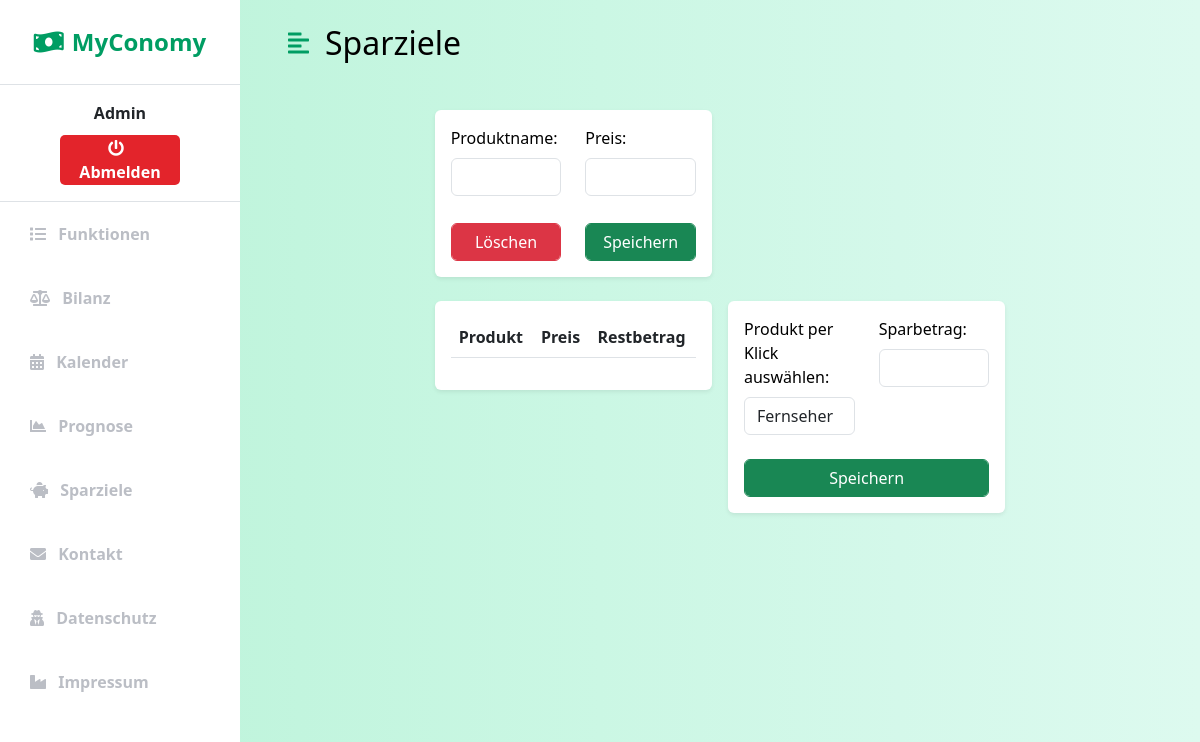
Before: /pages/index.php?menu=savinggoal (signed in) with the older database file.
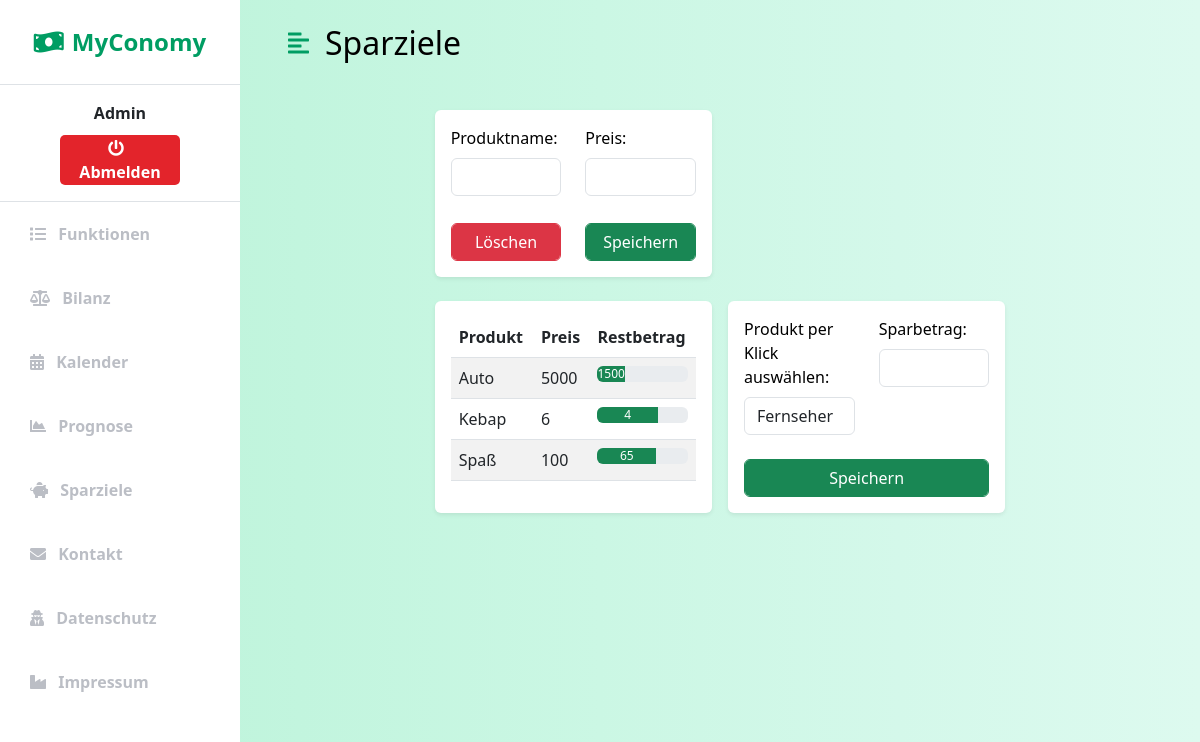
After: the same page with the newer database file.
### tables this page shows
CREATE TABLE IF NOT EXISTS `SavingGoal` (
  `SavingGoalId` INT NOT NULL AUTO_INCREMENT,
  `SavingGoalName` VARCHAR(45) NOT NULL,
  `SavingGoalAmount` INT NOT NULL,
  `SavingGoalRestAmount` INT NOT NULL,
  `UserId` INT NOT NULL,
  PRIMARY KEY (`SavingGoalId`),
  INDEX `fk_SavingGoal_User1_idx` (`UserId` ASC) VISIBLE,
  CONSTRAINT `fk_SavingGoal_User1`
    FOREIGN KEY (`UserId`)
    REFERENCES `User` (`UserId`)
    ON DELETE NO ACTION
    ON UPDATE NO ACTION);

### classes/savegoad.php (called while the page is built, shortened)
<?php
class Savegoal extends Transaction
{
	public static function GetAllSaveGoalsForUser($Id)
	{
		$db = new Database();
		$stmt = $db->pdo->prepare("SELECT * FROM SavingGoal WHERE UserId = ?");
		$stmt->execute([$Id]);
		$res = $stmt->fetchAll();
		if ($res) {
			return $res;
		}
		else {
			return false;
		}
	}
}

### classes/db.php (called while the page is built, shortened)
<?php
class Database
{
    protected $db_host = 'localhost';
    protected $db_name = "MyConomy";
    protected $db_user = "root";
    protected $db_password = "password";
    protected $db_port = 3306;
    public function __construct()
    {
        try {
            $pdo = new PDO("mysql:host=$this->db_host;port=$this->db_port;dbname=$this->db_name", $this->db_user, $this->db_password);
            $pdo->setAttribute(PDO::ATTR_DEFAULT_FETCH_MODE, PDO::FETCH_ASSOC);
            $pdo->setAttribute(PDO::ATTR_ERRMODE, PDO::ERRMODE_EXCEPTION);
            $pdo->setAttribute( PDO::ATTR_EMULATE_PREPARES, false );
            $this->pdo = $pdo;
        } catch (PDOException $pe){
            echo "fuck";
            echo $pe->getMessage();
        }
    }
}

### components/functions/savinggoal.php (the view, shortened to what this page needs)
<nav class="navbar navbar-expand-lg navbar-light bg-transparent py-4 px-4">
  <div class="d-flex align-items-center">
    <i class="fas fa-align-left primary-text fs-4 me-3" id="menu-toggle"></i>
    <h2 class="fs-2 m-0">Sparziele</h2>
  </div>
</nav>
<div class="container-fluid px-4">
  <div class="row g-3 my-2">
    <div class="col-md-2"></div>
    <div class="col-md-4">
      <div class="p-3 bg-white shadow-sm justify-content-around align-items-center rounded">
        <div>
          <form action="" method="post">
            <div class="row">
              <div class="col">
                <div class="form-group">
                  <label class="form-label" for="email">Produktname:</label>
                  <input class="form-control" type="text" name="productname" required>
                </div>
              </div>
              <div class="col">
                <div class="form-group">
                  <label class="form-label" for="email">Preis:</label>
                  <input class="form-control" type="number" name="price" required>
                </div>
              </div>
            </div>
            <div class="row">
              <div class="col">
                <input class="form-control btn btn-danger" type="submit" name="delete-product" value="Löschen">
              </div>
              <div class="col">
                <input class="form-control btn btn-success" type="submit" name="save-product" value="Speichern">
              </div>
            </div>
          </form>
        </div>
      </div>
    </div>
  </div>
  <div class="row g-3 my-2">
    <div class="col-md-2"></div>
    <div class="col-md-4">
      <div class="p-3 bg-white shadow-sm justify-content-around align-items-center rounded">
        <table class="table table-striped">
          <thead>
            <tr>
              <th>Produkt</th>
              <th>Preis</th>
              <th>Restbetrag</th>
            </tr>
          </thead>
          <tbody>
            <?php
                  $SaveGoals = Savegoal::GetAllSaveGoalsForUser($_SESSION['loggedUser']["UserId"]);
                  if ($SaveGoals)
                  {
                      foreach ($SaveGoals as $SaveGoalsDS) {
                          echo "<tr>";
                          echo "<td>" . $SaveGoalsDS["SavingGoalName"] . "</td>";
                          echo "<td>" . $SaveGoalsDS["SavingGoalAmount"] . "</td>";
                          echo "<td>" . "<div class='progress'>
                          <div class='progress-bar  bg-success' role='progressbar' style='width:" . 100 - ($SaveGoalsDS["SavingGoalRestAmount"] / $SaveGoalsDS["SavingGoalAmount"]) * 100 . "%;' aria-valuenow='25' aria-valuemin='0' aria-valuemax='100'>" . $SaveGoalsDS["SavingGoalAmount"] - $SaveGoalsDS["SavingGoalRestAmount"] . "</div>
                        </div></td>";
                          echo '</tr>';
                      }
                  }
              ?>
            </tbody>
        </table>
      </div>
    </div>
    <div class="col-md-4">
      <div class="p-3 bg-white shadow-sm justify-content-around align-items-center rounded">
          <div class="row">
            <div class="col">
              <div class="form-group">
                <label class="form-label" for="email">Produkt per Klick auswählen:</label>
                <select class="form-control" name="savinggoalname">
                  <option value="savinggoal">Fernseher</option>
                </select>
              </div>
            </div>
            <div class="col">
              <div class="form-group">
                <label class="form-label" for="email">Sparbetrag:</label>
                <input class="form-control" type="number" max="" name="savingamount" required>
              </div>
            </div>
          </div>
          <br>
          <div class="form-group">
            <input class="form-control btn btn-success" type="submit" name="save-savingamount" value="Speichern">
          </div>
      </div>
    </div>
  </div>
</div>

### pages/index.php (shortened to what this page needs)
<?php
require_once "..\classes\savegoad.php";
?>
<!DOCTYPE html>
<html lang="de">
<head>
    <link href="https://cdn.jsdelivr.net/npm/bootstrap@5.3.0-alpha3/dist/css/bootstrap.min.css" rel="stylesheet" />
    <link rel="stylesheet" href="https://cdnjs.cloudflare.com/ajax/libs/font-awesome/5.15.3/css/all.min.css" />
    <link rel="stylesheet" href="../styles/fonts.css" />
    <link rel="stylesheet" href="../styles/forms.css" />
    <link rel="stylesheet" href="../styles/functions.css" />
    <link rel="stylesheet" href="../styles/sidebar.css" />
    <link rel="stylesheet" href="../styles/styles.css" />
</head>
<body>
  <div class="d-flex" id="wrapper">
    <?php
      if (isset($_SESSION['logged']))
      {
        include ("../components/sidebar/sidebar_post_login.php");
      }
      else
      {
        include ("../components/sidebar/sidebar_pre_login.php");
      }
    ?>
    <div id="page-content-wrapper">
      <div class="container-fluid px-4">
        <?php
          if (isset($_GET["menu"]))
          {
            switch ($_GET["menu"])
            {
              case "savinggoal":
                include ("../components/functions/savinggoal.php");
                break;
            }
          }
          else
          {
            include ("../components/functions/functions.php");
          }
        ?>
      </div>
    </div>
  </div>
</body>
</html>

### components/sidebar/sidebar_post_login.php (shortened to what this page needs)
<div class="bg-white" id="sidebar-wrapper">
    <div class="sidebar-heading text-center py-4 primary-text fs-4 fw-bold border-bottom">
        <i class="fas fa-money-bill-wave me-2"></i>MyConomy
    </div>
    <div class="list-group list-group-flush my-3 text-center">
        <span class="fw-bold">
            <?php echo $_SESSION['loggedUser']["UserName"]; ?>
        </span>
        <form method="post" id="logoutform">
            <button class="logout-button fw-bold" type="submit" name="logoutbtn">
                <i class="fas fa-power-off me-2"></i>
                Abmelden
            </button>
        </form>
    </div>
    <div class="list-group list-group-flush my-3 border-top">
        <a href="?menu=funktionen" class="list-group-item list-group-item-action bg-transparent second-text fw-bold">
            <i class="fas fa-list me-2"></i>
            Funktionen
        </a>
        <a href="?menu=dashboard" class="list-group-item list-group-item-action bg-transparent second-text fw-bold">
            <i class="fas fa-balance-scale me-2"></i>
            Bilanz
        </a>
        <a href="?menu=calender" class="list-group-item list-group-item-action bg-transparent second-text fw-bold">
            <i class="fas fa-calendar-alt me-2"></i>
            Kalender
        </a>
        <a href="?menu=dashboard" class="list-group-item list-group-item-action bg-transparent second-text fw-bold">
            <i class="fas fa-chart-area me-2"></i>
            Prognose
        </a>
        <a href="?menu=savinggoal" class="list-group-item list-group-item-action bg-transparent second-text fw-bold">
            <i class="fas fa-piggy-bank me-2"></i>
            Sparziele
        </a>
        <a href="?menu=kontakt" class="list-group-item list-group-item-action bg-transparent second-text fw-bold">
            <i class="fas fa-envelope me-2"></i>
            Kontakt
        </a>
        <a href="?menu=datenschutz" class="list-group-item list-group-item-action bg-transparent second-text fw-bold">
            <i class="fas fa-user-secret me-2"></i>
            Datenschutz
        </a>
        <a href="?menu=impressum" class="list-group-item list-group-item-action bg-transparent second-text fw-bold">
            <i class="fas fa-industry me-2"></i>
            Impressum
        </a>
    </div>
</div>

### styles/forms.css (style rules this page uses)
form { font-size: 16px; }
form .form-group { margin-bottom: 12px; }
form input[type="submit"] { font-size: 16px; margin-top: 15px; width: 100%; }

### styles/sidebar.css (style rules this page uses)
#sidebar-wrapper { min-height: 100vh; margin-left: -15rem; -webkit-transition: margin 0.25s ease-out; -moz-transition: margin 0.25s ease-out; -o-transition: margin 0.25s ease-out; transition: margin 0.25s ease-out; }
#sidebar-wrapper .sidebar-heading { font-size: 1.2rem; }
#sidebar-wrapper .list-group { width: 15rem; }
#sidebar-wrapper .logout-button { border: none; background-color: #e3242b; border-radius: 5px; color: #fff; margin-top: 10px; width: 50%; }
#sidebar-wrapper .list-group-item { border: none; padding: 20px 30px; }

### styles/styles.css (style rules this page uses)
:root { --main-bg-color: #009d63; --main-text-color: #009d63; --second-text-color: #bbbec5; --second-bg-color: #c1efde; }
.primary-text { color: var(--main-text-color); }
.second-text { color: var(--second-text-color); }
#wrapper { overflow-x: hidden; background-image: linear-gradient( to right, #baf3d7, #c2f5de, #cbf7e4, #d4f8ea, #ddfaef ); }
#page-content-wrapper { min-width: 100vw; }
#menu-toggle { cursor: pointer; }
@media (min-width: 768px) { #sidebar-wrapper { margin-left: 0; } }
@media (min-width: 768px) { #page-content-wrapper { min-width: 0; width: 100%; } }

Changed rows visible on the page:
added savinggoal: SavingGoalName "Auto", SavingGoalAmount "5000", $SaveGoalsDS["SavingGoalAmount"] - $SaveGoalsDS["SavingGoalRestAmount"] "1500"
added savinggoal: SavingGoalName "Kebap", SavingGoalAmount "6", $SaveGoalsDS["SavingGoalAmount"] - $SaveGoalsDS["SavingGoalRestAmount"] "4"
added savinggoal: SavingGoalName "Spaß", SavingGoalAmount "100", $SaveGoalsDS["SavingGoalAmount"] - $SaveGoalsDS["SavingGoalRestAmount"] "65"
